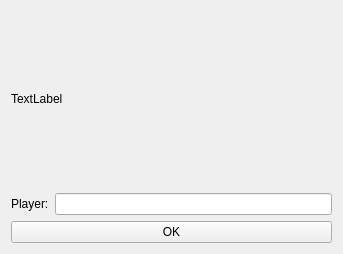
<?xml version="1.0" encoding="UTF-8"?>
<ui version="4.0">
 <class>GameRecordAddForm</class>
 <widget class="QWidget" name="GameRecordAddForm">
  <property name="geometry">
   <rect>
    <x>0</x>
    <y>0</y>
    <width>343</width>
    <height>254</height>
   </rect>
  </property>
  <property name="windowTitle">
   <string>Form</string>
  </property>
  <layout class="QGridLayout" name="gridLayout">
   <item row="1" column="1">
    <widget class="QLineEdit" name="lineEdit_UserName"/>
   </item>
   <item row="1" column="0">
    <widget class="QLabel" name="label">
     <property name="text">
      <string>Player:</string>
     </property>
    </widget>
   </item>
   <item row="2" column="0" colspan="2">
    <widget class="QPushButton" name="pushButton_OK">
     <property name="text">
      <string>OK</string>
     </property>
    </widget>
   </item>
   <item row="0" column="0" colspan="2">
    <widget class="QLabel" name="label_Score">
     <property name="text">
      <string>TextLabel</string>
     </property>
    </widget>
   </item>
  </layout>
 </widget>
 <resources/>
 <connections/>
</ui>
